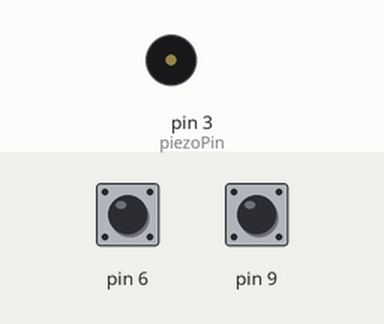
Bench run of a sketch on a simulated Arduino Uno, built with avr-gcc and run on an emulated ATmega328P. Parts: buzzer (waves = sounding). Inputs (shaded band) come from the test bench; at power-on: pin 6 HIGH, pin 9 HIGH.

Above: at 1.2 s.
1.3 s: pin 6 pulled LOW for 0.15 s
At 1.8 s:
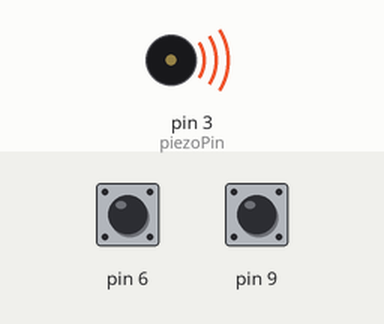
3.4 s: pin 6 pulled LOW for 3.2 s
At 7.9 s:
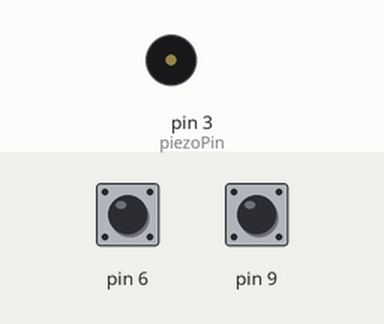
8.5 s: pin 9 pulled LOW for 3.2 s
At 8.9 s:
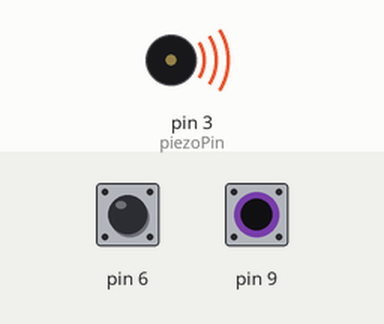
Timing chart, 0 to 13.6 s (numbered marks = the images above; inputs shaded):
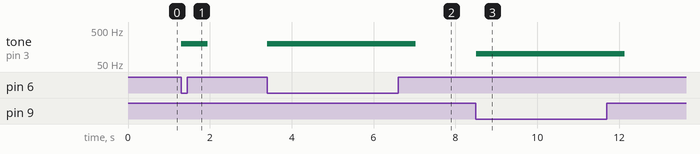

The sketch:

TouchSensor_V1.ino
```cpp
#include <CapacitiveSensor.h>
#define piezoPin 3
CapacitiveSensor Sensor1 = CapacitiveSensor(4,6);
CapacitiveSensor Sensor2 = CapacitiveSensor(4,9);
CapacitiveSensor Sensor3 = CapacitiveSensor(4,12);

long val_1;
long val_2;
long val_3;
//int piezoPin = 3;
void setup() {


}

void loop() {
  // put your main code here, to run repeatedly:
  val_1= Sensor1.capacitiveSensor(30);
  val_2= Sensor2.capacitiveSensor(30);
  Serial.println(val_1);
  Serial.println(val_2);

  if(val_1 >=4000){
    tone(piezoPin, 200, 500);
  }

  if(val_2 >=4000){
    tone(piezoPin,100,500);
  }

  if(val_3 >=4000){
    tone(piezoPin,500,500);

  }
}
```

Measured:
- after the input at 1.3 s, tone on pin 3 (piezoPin): silent → 200 Hz at once, → silent 0.65 s later
- after the input at 3.4 s, tone on pin 3 (piezoPin): silent → 200 Hz at once, → silent 3.6 s later
- after the input at 8.5 s, tone on pin 3 (piezoPin): silent → 100 Hz at once, → silent 3.6 s later
